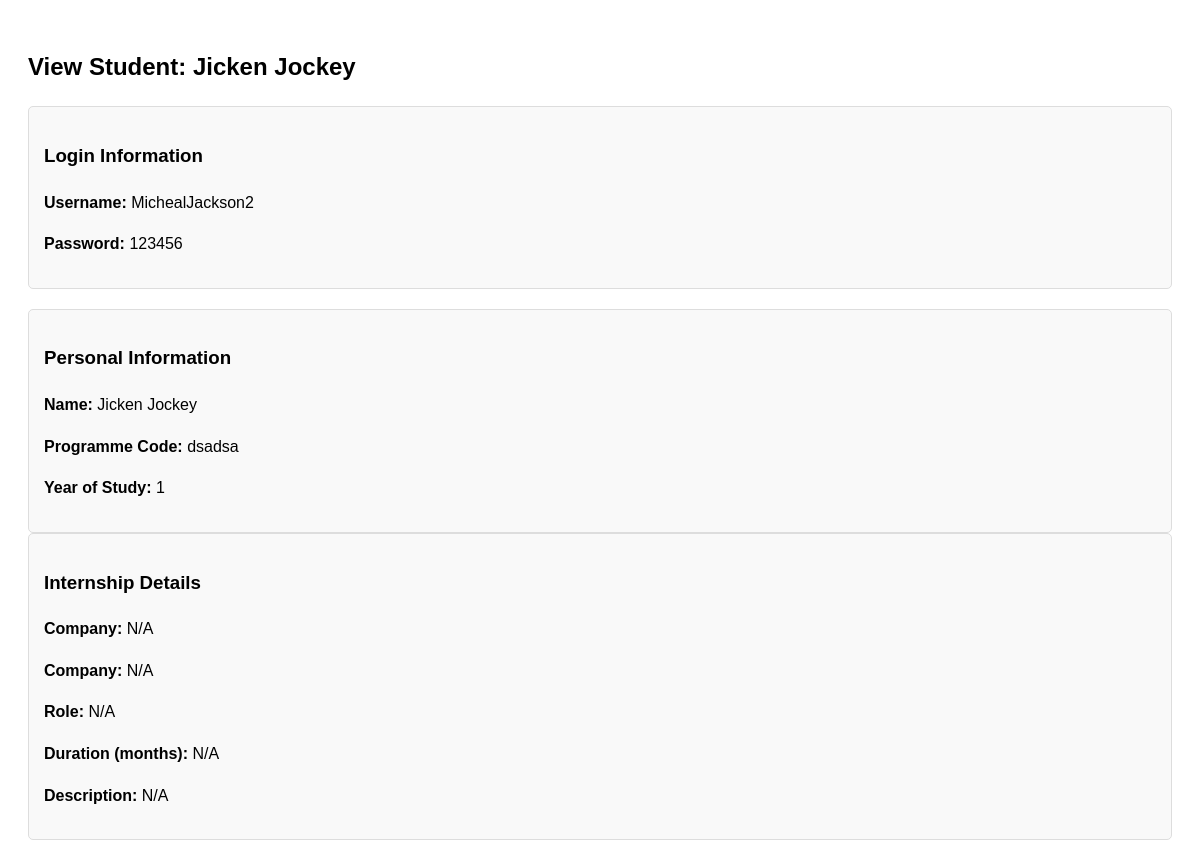
/AdminDashboard/StudentFunctions/ViewStudent.php?id=1 (signed in), run on an earlier commit of the app's database.
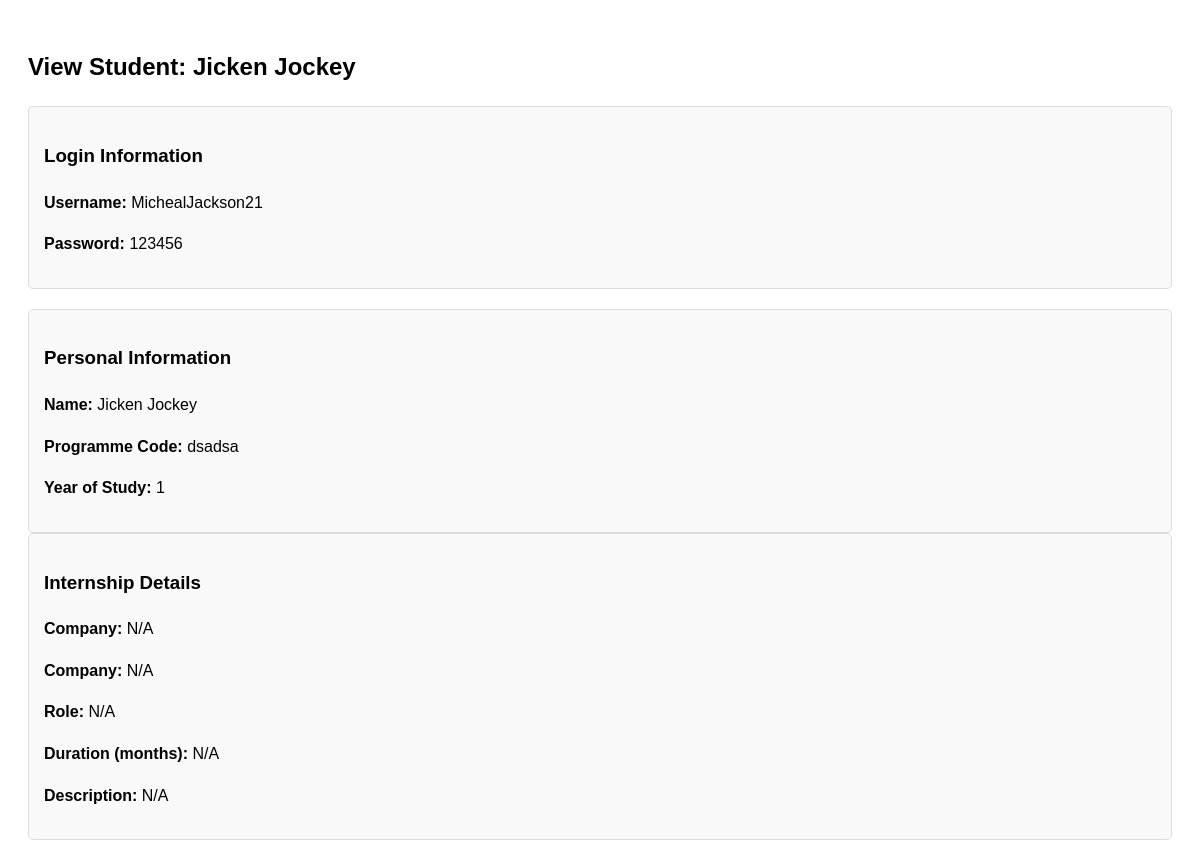
And on a later commit of the database.
### tables this page shows
CREATE TABLE `studentprofile` (
  `StudentProfileID` int(11) NOT NULL,
  `StudentAccountID` int(11) NOT NULL,
  `FirstName` varchar(100) NOT NULL,
  `LastName` varchar(100) NOT NULL,
  `ProgrammeCode` varchar(100) NOT NULL,
  `YearOfStudy` int(11) NOT NULL,
  `AssesorAccountIDLect` int(11) DEFAULT NULL,
  `AssesorAccountIDSuper` int(11) DEFAULT NULL
);

CREATE TABLE `studentaccountlist` (
  `StudentAccountID` int(11) NOT NULL,
  `Password` varchar(100) NOT NULL,
  `Username` varchar(100) NOT NULL,
  `AdminAccountID` int(11) NOT NULL
);

### ExecutePStatement.php (called while the page is built, shortened)
<?php
function executePreparedStatement($sql, $params) {
    global $conn;
    $stmt = $conn->prepare($sql);
    if (!empty($params)) {
        $stmt->bind_param(str_repeat('s', count($params)), ...$params);
    }
    if (stripos($sql, "SELECT") === 0) {
        $stmt->execute();
        $result = $stmt->get_result();
    } else {
        $result = $stmt->execute();
    }
    return $result;
}
?>

### AdminDashboard/StudentFunctions/ViewStudent.php (the view, shortened to what this page needs)
<?php
include '../../Connection.php';
include '../../ExecutePStatement.php';
$studentID = $_GET['id'] ?? $_POST['id'] ?? null;
$fetchSql = "SELECT acc.Username, acc.Password, prof.*,
                    intern.CompanyINT, intern.Role, intern.Months_duration, intern.Description,
                    comp.CompanyName
             FROM studentaccountlist acc
             JOIN studentprofile prof ON acc.StudentAccountID = prof.StudentAccountID
             LEFT JOIN internship intern ON acc.StudentAccountID = intern.StudentAccountID
             LEFT JOIN companynamelist comp ON intern.CompanyINT = comp.CompanyInt
             WHERE acc.StudentAccountID = ?";
$fetchResult = executePreparedStatement($fetchSql, [$studentID]);
$studentData = $fetchResult->fetch_assoc();
?>
<!DOCTYPE html>
<html lang="en">
<head>
</head>
<body>
    <h2>View Student: <?php echo htmlspecialchars($studentData['FirstName'] . " " . $studentData['LastName']); ?></h2>
    <div style="background-color: #f9f9f9; border: 1px solid #ddd; padding: 15px; border-radius: 5px; margin-bottom: 20px;">
        <h3>Login Information</h3>
        <p><strong>Username:</strong> <?php echo htmlspecialchars($studentData['Username']); ?></p>
        <p><strong>Password:</strong> <?php echo htmlspecialchars($studentData['Password']); ?></p>
    </div>
    <div style="background-color: #f9f9f9; border: 1px solid #ddd; padding: 15px; border-radius: 5px;">
        <h3>Personal Information</h3>
        <p><strong>Name:</strong> <?php echo htmlspecialchars($studentData['FirstName'] . " " . $studentData['LastName']); ?></p>
        <p><strong>Programme Code:</strong> <?php echo htmlspecialchars($studentData['ProgrammeCode']); ?></p>
        <p><strong>Year of Study:</strong> <?php echo htmlspecialchars($studentData['YearOfStudy']); ?></p>
    </div>
    <div style="background-color: #f9f9f9; border: 1px solid #ddd; padding: 15px; border-radius: 5px;">
        <h3>Internship Details</h3>
        <p><strong>Company:</strong> <?php echo htmlspecialchars($studentData['CompanyINT'] ?? 'N/A'); ?></p>
        <p><strong>Company:</strong> <?php echo htmlspecialchars($studentData['CompanyName'] ?? 'N/A'); ?></p>
        <p><strong>Role:</strong> <?php echo htmlspecialchars($studentData['Role'] ?? 'N/A'); ?></p>
        <p><strong>Duration (months):</strong> <?php echo htmlspecialchars($studentData['Months_duration'] ?? 'N/A'); ?></p>
        <p><strong>Description:</strong> <?php echo nl2br(htmlspecialchars($studentData['Description'] ?? 'N/A')); ?></p>
    </div>
</body>
</html>

### AdminDashboard/StudentFunctions/ViewStudent.php (style rules this page uses)
body { font-family: sans-serif; line-height: 1.6; padding: 20px; }

What changed in the data, as far as the page shows it:
changed studentprofile "Jicken Jockey": StudentAccountID.Username "MichealJackson2" → "MichealJackson21"
